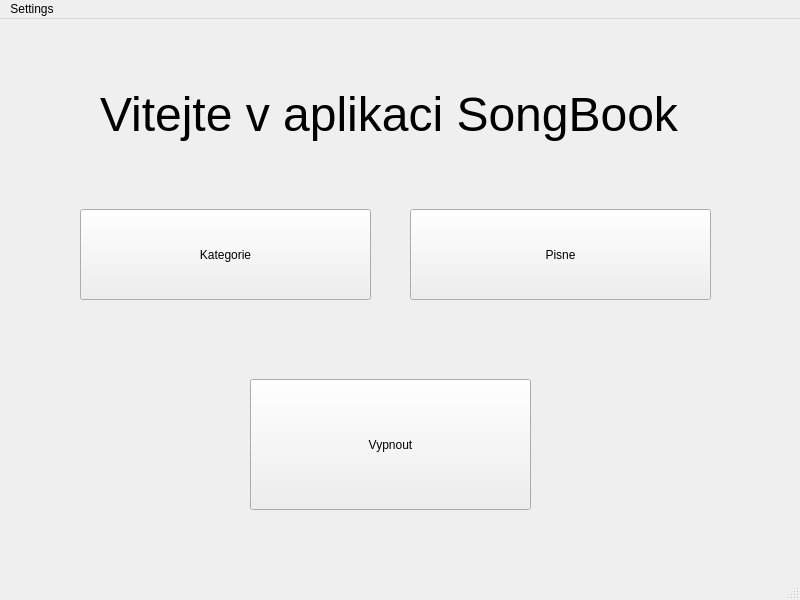
<?xml version="1.0" encoding="UTF-8"?>
<ui version="4.0">
 <class>MainWindow</class>
 <widget class="QMainWindow" name="MainWindow">
  <property name="geometry">
   <rect>
    <x>0</x>
    <y>0</y>
    <width>800</width>
    <height>600</height>
   </rect>
  </property>
  <property name="windowTitle">
   <string>MainWindow</string>
  </property>
  <widget class="QWidget" name="centralwidget">
   <widget class="QLabel" name="label">
    <property name="geometry">
     <rect>
      <x>100</x>
      <y>30</y>
      <width>601</width>
      <height>131</height>
     </rect>
    </property>
    <property name="font">
     <font>
      <pointsize>36</pointsize>
     </font>
    </property>
    <property name="text">
     <string>Vitejte v aplikaci SongBook</string>
    </property>
   </widget>
   <widget class="QPushButton" name="pushButton">
    <property name="geometry">
     <rect>
      <x>80</x>
      <y>190</y>
      <width>291</width>
      <height>91</height>
     </rect>
    </property>
    <property name="text">
     <string>Kategorie</string>
    </property>
   </widget>
   <widget class="QPushButton" name="pushButton_2">
    <property name="geometry">
     <rect>
      <x>410</x>
      <y>190</y>
      <width>301</width>
      <height>91</height>
     </rect>
    </property>
    <property name="text">
     <string>Pisne</string>
    </property>
   </widget>
   <widget class="QPushButton" name="pushButton_3">
    <property name="geometry">
     <rect>
      <x>250</x>
      <y>360</y>
      <width>281</width>
      <height>131</height>
     </rect>
    </property>
    <property name="text">
     <string>Vypnout</string>
    </property>
   </widget>
  </widget>
  <widget class="QMenuBar" name="menubar">
   <property name="geometry">
    <rect>
     <x>0</x>
     <y>0</y>
     <width>800</width>
     <height>21</height>
    </rect>
   </property>
   <widget class="QMenu" name="menuSettings">
    <property name="title">
     <string>Settings</string>
    </property>
   </widget>
   <addaction name="menuSettings"/>
  </widget>
  <widget class="QStatusBar" name="statusbar"/>
 </widget>
 <resources/>
 <connections/>
</ui>
